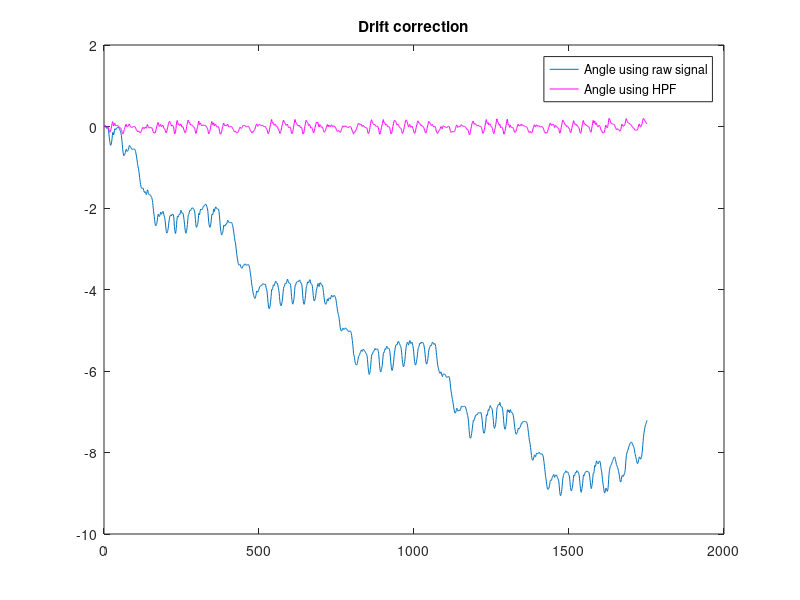
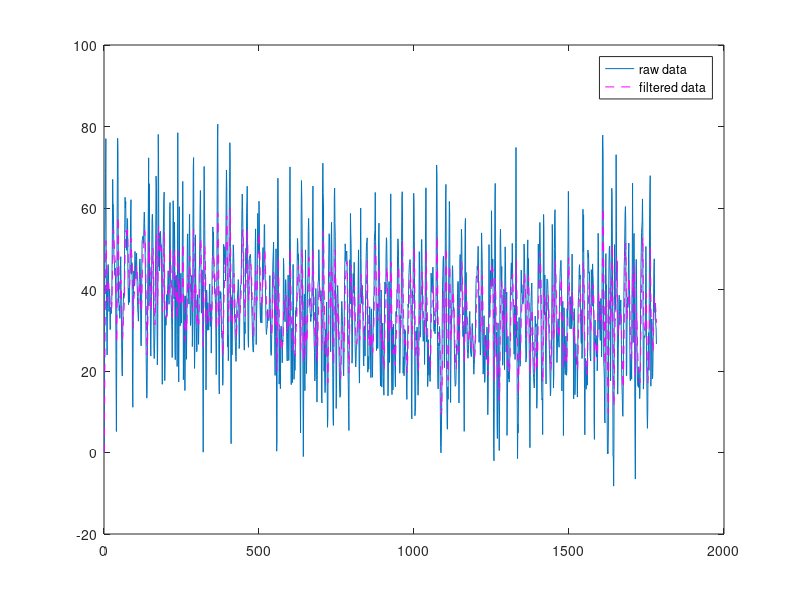
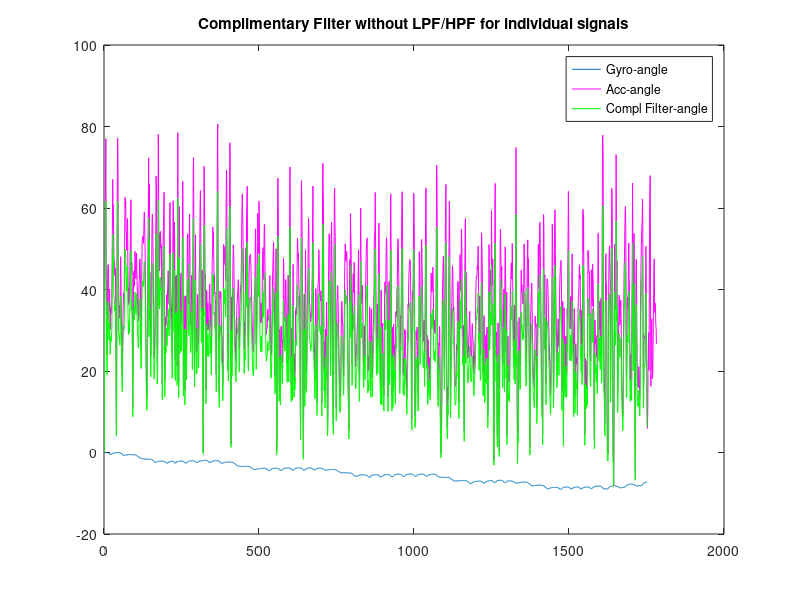
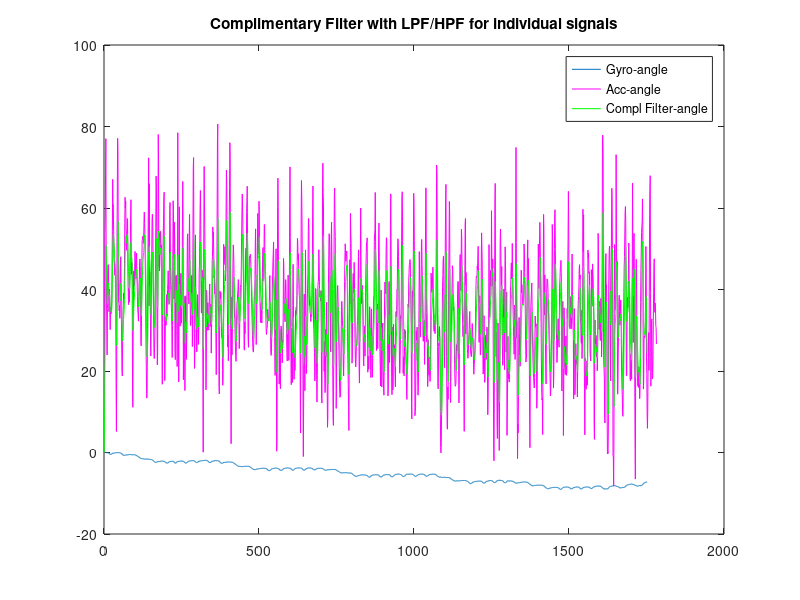

The MATLAB source for these figures, in order:
%% Tutorial on Complimentary Filtering for Sensors
% Ref Lecture: Sensors for UAVs (Lec 2-3)


% The basic idea behind complimentary filtering is to use a combination of
% high pass and low pass filtering approaches to get a better signal.
%---
acc_data = xlsread('Accelero.csv');
accx = acc_data(:,2);
accy = acc_data(:,3);
accz = acc_data(:,4);
gyr_data = xlsread('Gyros.csv');
gyrx = gyr_data(:,2);
gyry = gyr_data(:,3);
gyrz = gyr_data(:,4);
Ts = 1/50; % rate at which data is obtained.
%%  Using HPF for drift correction
%----- Lets calculate angle from y-axis
angy(1) = 0;
for i = 1:length(gyry)
    if i< length(gyry)
        angy(i+1)  = angy(i) + gyry(i+1)*Ts; % integrate the gyro 
    end
end
%-- Plotting angle value from Gyroscope
figure;
plot(angy,'-'); hold on; 
anggyr = angy;
%-- Compute the HPF coefficient
% Based on cutoff frequency
fc_hp = 3; % Cut off frequency in Hz
tau_hp = 1/(2*pi*fc_hp); % time constant
alpha_hp = tau_hp/(tau_hp+Ts); % Scaling factor/ filter coefficient
%-- Pass signal through HPF
anggyr_hp(1) = 0;
for i = 2: length(gyrx)
    anggyr_hp(i) = (alpha_hp*anggyr_hp(i-1) + alpha_hp*(anggyr(i)- anggyr(i-1))); % Computing the HPF
end    
%-- Plot filtered signal
hold on; plot (anggyr_hp,'m-');
legend('Angle using raw signal','Angle using HPF')
title('Drift correction')

%% Using LPF for noise/jitter reduction
%-- Calculate angle from the accelerometer
for i = 1:length(accy)
    angacc(i) = atan2(accy(i),sqrt((accx(i)*accx(i)) + (accz(i)*accz(i))))*(180/pi);   
end
%-- Plotting angle value from Gyroscope
figure;
plot(angacc,'-'); hold on; 
% Design of LPF for the acclerometer signal
% Based on cutoff frequency
fc_lp = 3; % Cut off frequency in Hz
tau_lp = 1/(2*pi*fc_lp); % time constant
alpha_lp = Ts/(tau_lp+Ts); % Scaling factor/ filter coefficient
% Pass signal through the LPF
angac_lp(1) = angacc(1);
for i = 2:length(accy) 
   angac_lp(i) = alpha_lp*angacc(i) + (1-alpha_lp)*angac_lp(i-1); 
end
hold on; plot(angac_lp,'--m');legend('raw data', 'filtered data');

%% Complimentary filtering without LPF/HPF for signals
%-- Complimentary filter without LPF /HPF for individual signals
alpha_cp = 0.2;
for i = 2:length(gyry)
 % Combine both to form the complimentary filter 
ang_co(i) = alpha_cp *anggyr(i) + (1-alpha_cp)*angacc(i); 
end
figure; 
plot(anggyr); 
hold on; 
plot(angacc,'m');
plot(ang_co,'g'); 
legend('Gyro-angle','Acc-angle','Compl Filter-angle');
title('Complimentary Filter without LPF/HPF for individual signals');

%% Complimentary filter with LPF /HPF for individual signals
alpha_cp = 0.02;
for i = 2:length(gyry)
% Combine both to form the complimentary filter 
ang_co(i) = alpha_cp *anggyr_hp(i) + (1-alpha_cp)*angac_lp(i); 
end
figure; 
plot(anggyr); 
hold on; 
plot(angacc,'m');
plot(ang_co,'g'); 
legend('Gyro-angle','Acc-angle','Compl Filter-angle');
title('Complimentary Filter with LPF/HPF for individual signals');

% Note that in this case for the 


